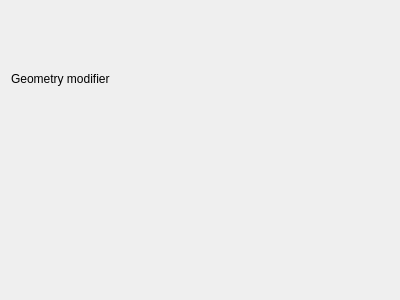
<?xml version="1.0" encoding="UTF-8"?>
<ui version="4.0">
 <class>WidgetGeometryModifier</class>
 <widget class="QWidget" name="WidgetGeometryModifier">
  <property name="geometry">
   <rect>
    <x>0</x>
    <y>0</y>
    <width>400</width>
    <height>300</height>
   </rect>
  </property>
  <property name="windowTitle">
   <string>Form</string>
  </property>
  <layout class="QGridLayout" name="gridLayout">
   <item row="0" column="0">
    <widget class="QLabel" name="lblTransformationExpression">
     <property name="text">
      <string>Geometry modifier</string>
     </property>
    </widget>
   </item>
   <item row="0" column="1">
    <widget class="QgsFieldExpressionWidget" name="modificationExpressionSelector" native="true">
     <property name="expressionDialogTitle" stdset="0">
      <string>Geometry modifier</string>
     </property>
    </widget>
   </item>
   <item row="1" column="0" colspan="2">
    <widget class="QWidget" name="symbolWidget" native="true">
     <layout class="QGridLayout" name="gridLayout_2">
      <property name="leftMargin">
       <number>0</number>
      </property>
      <property name="topMargin">
       <number>0</number>
      </property>
      <property name="rightMargin">
       <number>0</number>
      </property>
      <property name="bottomMargin">
       <number>0</number>
      </property>
     </layout>
    </widget>
   </item>
  </layout>
 </widget>
 <customwidgets>
  <customwidget>
   <class>QgsFieldExpressionWidget</class>
   <extends>QWidget</extends>
   <header>qgsfieldexpressionwidget.h</header>
   <container>1</container>
  </customwidget>
 </customwidgets>
 <resources/>
 <connections/>
</ui>
